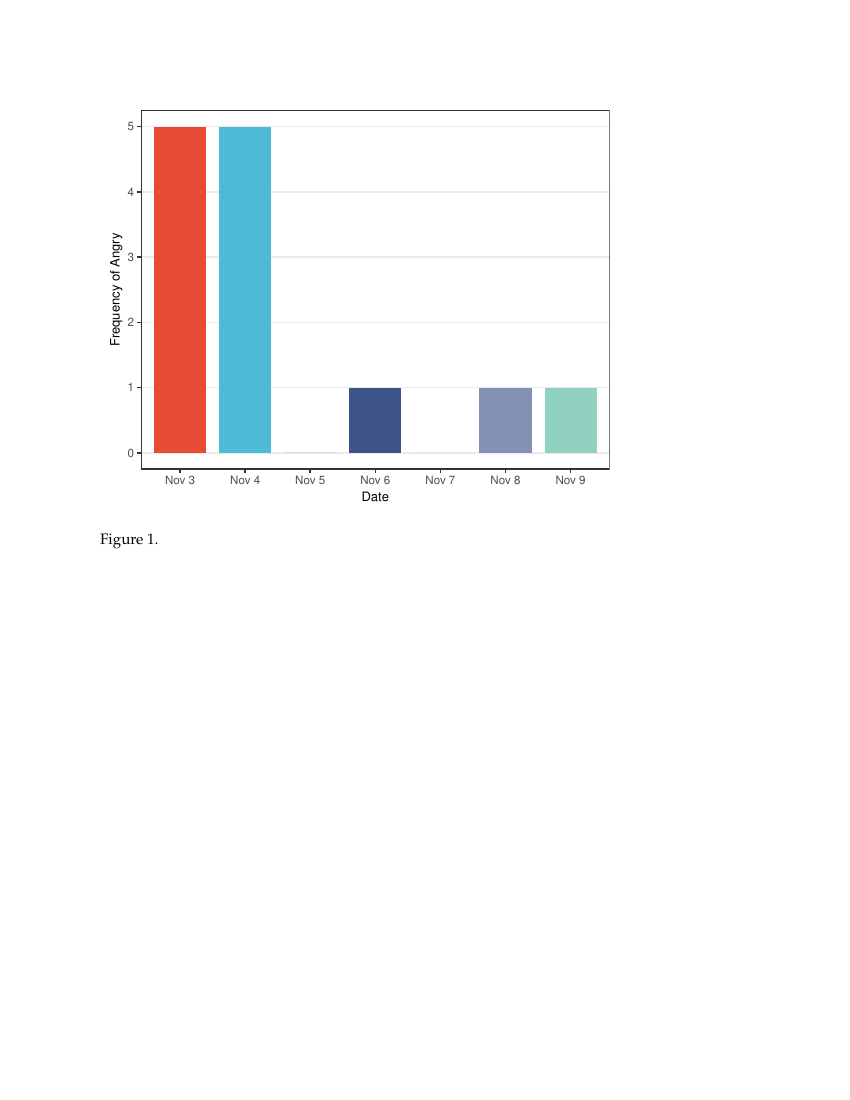

The R source for this figure:
require(tidyverse)
require(lubridate)
source("~/projects/maize.expression/src/me.fun.r")
dirw= '~/projects/wgc/Rmd'

dates = ymd('2018-11-3') + 0:6
ta = tibble(Date = dates, Freq = c(5,5,0,1,0,1,1)) %>%
    mutate(DateLabel = sprintf("%s %s", month(Date, label=T), mday(Date)))

p = ggplot(ta) +
    geom_bar(aes(x=Date, y=Freq, fill=as.character(Date)), stat='identity', width=.8) +
    scale_x_discrete(breaks = ta$Date, labels = ta$DateLabel) +
    scale_y_continuous(name = 'Frequency of Angry') +
    scale_fill_npg() +
    otheme(legend.pos = 'none', 
    xtext=T, xtitle=T, ytext=T, ytitle=T, xgrid=F, ygrid=T,
    xtick = T, ytick = T)
fo = file.path(dirw, 'july1.pdf')
ggsave(p, file = fo, width = 5, height = 4)

tl = tibble(Date = rep(dates, times=c(5,5,1,1,1,1,1)),
            level = c(2,3,2,1,2, 2,3,1,4,4, 0, 4, 0, 3, 1))
tls = tl %>% group_by(Date) %>% summarise(level = mean(level)) %>%
    mutate(DateLabel = sprintf("%s %s", month(Date, label=T), mday(Date)))
irs_note = c(
"Not angry",
'Feel OK but a little bit angry',
'Feel not OK and a little bit angry',
'Feel somewhat angry and irritate insights',
'Feel very angry but can control actions',
'Feel extremely angry and cannot control actions'
)
irs = tibble(level=0:5, note=irs_note) %>%
    mutate(lab = sprintf("%d - %s", level, note))
p = ggplot(tls) +
    geom_point(aes(x=Date, y=level)) +
    geom_line(aes(x=Date, y=level)) +
    geom_point(data = tibble(x=ymd('2018-11-3'),y=0,level=0:5), aes(x=x, y=y, color=level), alpha = 0) +
    scale_x_date(breaks = tls$Date, labels = tls$DateLabel) +
    scale_color_viridis(name = "Individual Rating Scales (IRS)", breaks = irs$level, labels = irs$lab) +
    scale_y_continuous(name = 'Level of Angry', limits = c(0,5)) +
    otheme(legend.pos = 'right',, legend.dir = 'v',
    xtext=T, xtitle=T, ytext=T, ytitle=T, xgrid=F, ygrid=T,
    xtick = T, ytick = T) +
    theme(legend.title.align = 0,
          legend.title = element_text(size = 9),
          legend.key.size = unit(1, 'lines'), 
          legend.text = element_text(size = 8))
fo = file.path(dirw, 'july2.pdf')
ggsave(p, file = fo, width = 9, height = 5)

